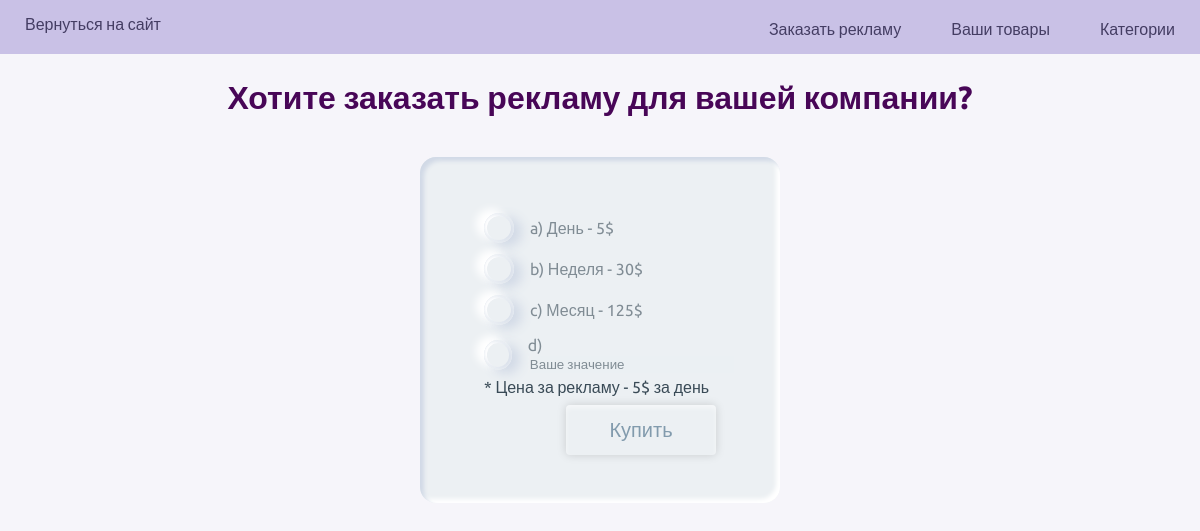
/your-company/advertise (signed in), run on an earlier commit of the app's database.
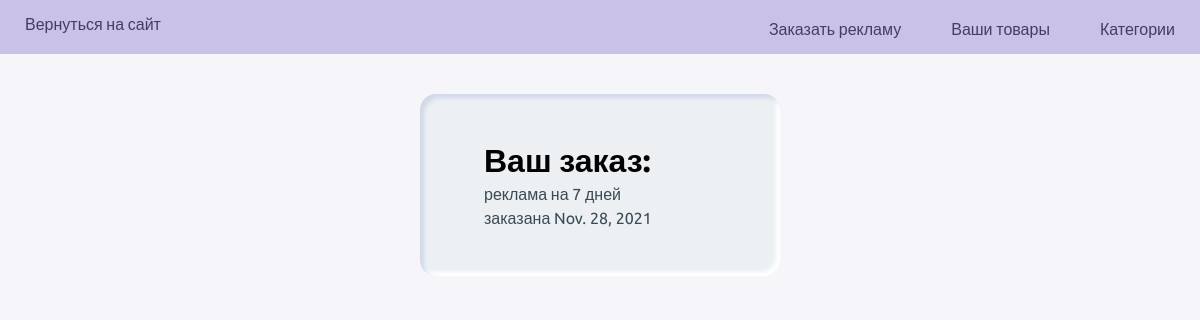
And on a later commit of the database.
### advertising/models.py (models this page shows, shortened)
class RecomendedContent(models.Model):
    company = models.ForeignKey(Company, on_delete=CASCADE, null=True, blank=True)
    duration = models.PositiveIntegerField()
    created_at = models.DateTimeField(auto_now_add=True)

### companies/views.py (the view, shortened to what this page needs)
# urls.py: path('your-company/advertise', views.companyAdvertise, name='companyAdvertise'),
def companyAdvertise(request):
    user = Profile.objects.get(user_id = request.user.id)
    company = user.company
    try:
        ad = RecomendedContent.objects.get(company=company)
    except:
        ad = None
    if ad is not None:
        ad.created_at = datetime.date(ad.created_at)
    context = {'user': user, 'company': company, 'ad':ad}
    return render(request, 'your-company/advertise.html', context)

### companies/templates/your-company/advertise.html (shortened to what this page needs)
{% extends 'admin/main.html' %}
{% block content %}
{% load static %}
<link rel="stylesheet" href="{% static 'styles/checkbox.css' %}">
{% if ad is None %}
<h1 style="text-align: center; margin-top: 25px; color: #480657">Хотите заказать рекламу для вашей компании?</h1>
<div class="check-flex">
    <div class="radiogroup">
        <form method="POST">
            <div class="wrapper">
                <label class="label" for="a">
                    <div class="indicator"></div>
                    <span class="text">a) День - 5$</span>
                </label>
            </div>
            <div class="wrapper">
                <label class="label" for="b">
                    <div class="indicator"></div>
                    <span class="text">b) Неделя - 30$</span>
                </label>
            </div>
            <div class="wrapper">
                <label class="label" for="c">
                    <div class="indicator"></div>
                    <span class="text">c) Месяц - 125$</span>
                </label>
            </div>
            <div class="wrapper">
                <label class="label" for="d">
                    <div class="indicator"></div>
                    <span class="text">d) <input class="check-input" type="number" name="days" placeholder="Ваше значение"></span>
                </label>
                <p>* Цена за рекламу - 5$ за день</p>
            </div>
            <div class="flex-end">
                <button type="submit" class="noselect">Купить</button>
            </div>
        </form>
    </div>
</div>
{% else %}
<div class="check-flex">
    <div class="radiogroup">
        <h1>Ваш заказ:</h1>
        <p>реклама на {{ ad.duration }} дней</p>
        <p>заказана {{ ad.created_at }}</p>
    </div>
</div>
{% endif %}
{% endblock content %}

What changed in the data, as far as the page shows it:
added RecomendedContent: duration "7", created_at "Nov. 28, 2021"
Also different on the page:
text no longer shown: "Хотите заказать рекламу для вашей компании? a) День - 5$ b) Неделя - 30$ c) Месяц - 125$ d) * Цена за рекламу - 5$ за день Купить"
text now shown: "Ваш заказ: реклама на дней заказана"
